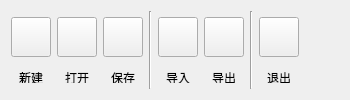
        <widget class="QWidget" name="tab">
         <attribute name="title">
          <string>文件</string>
         </attribute>
         <layout class="QHBoxLayout" name="horizontalLayout_6">
          <item>
           <layout class="QHBoxLayout" name="horizontalLayout_5">
            <item>
             <layout class="QVBoxLayout" name="verticalLayout_11">
              <item>
               <widget class="QPushButton" name="uiNewProjectAction">
                <property name="minimumSize">
                 <size>
                  <width>40</width>
                  <height>40</height>
                 </size>
                </property>
                <property name="maximumSize">
                 <size>
                  <width>40</width>
                  <height>40</height>
                 </size>
                </property>
                <property name="toolTip">
                 <string/>
                </property>
                <property name="statusTip">
                 <string>新建工程</string>
                </property>
                <property name="text">
                 <string/>
                </property>
                <property name="iconSize">
                 <size>
                  <width>35</width>
                  <height>35</height>
                 </size>
                </property>
               </widget>
              </item>
              <item>
               <widget class="QLabel" name="NewProjectAction">
                <property name="minimumSize">
                 <size>
                  <width>40</width>
                  <height>14</height>
                 </size>
                </property>
                <property name="maximumSize">
                 <size>
                  <width>40</width>
                  <height>14</height>
                 </size>
                </property>
                <property name="text">
                 <string>&lt;html&gt;&lt;head/&gt;&lt;body&gt;&lt;p align=&quot;center&quot;&gt;新建&lt;/p&gt;&lt;/body&gt;&lt;/html&gt;</string>
                </property>
               </widget>
              </item>
             </layout>
            </item>
            <item>
             <layout class="QVBoxLayout" name="verticalLayout_23">
              <item>
               <widget class="QPushButton" name="uiOpenProjectAction">
                <property name="minimumSize">
                 <size>
                  <width>40</width>
                  <height>40</height>
                 </size>
                </property>
                <property name="maximumSize">
                 <size>
                  <width>40</width>
                  <height>40</height>
                 </size>
                </property>
                <property name="toolTip">
                 <string/>
                </property>
                <property name="statusTip">
                 <string>打开工程</string>
                </property>
                <property name="text">
                 <string/>
                </property>
                <property name="iconSize">
                 <size>
                  <width>35</width>
                  <height>35</height>
                 </size>
                </property>
               </widget>
              </item>
              <item>
               <widget class="QLabel" name="OpenProjectAction">
                <property name="minimumSize">
                 <size>
                  <width>40</width>
                  <height>14</height>
                 </size>
                </property>
                <property name="maximumSize">
                 <size>
                  <width>40</width>
                  <height>14</height>
                 </size>
                </property>
                <property name="text">
                 <string>&lt;html&gt;&lt;head/&gt;&lt;body&gt;&lt;p align=&quot;center&quot;&gt;打开&lt;/p&gt;&lt;/body&gt;&lt;/html&gt;</string>
                </property>
               </widget>
              </item>
             </layout>
            </item>
            <item>
             <layout class="QVBoxLayout" name="verticalLayout_24">
              <item>
               <widget class="QPushButton" name="uiSaveProjectAsAction">
                <property name="minimumSize">
                 <size>
                  <width>40</width>
                  <height>40</height>
                 </size>
                </property>
                <property name="maximumSize">
                 <size>
                  <width>40</width>
                  <height>40</height>
                 </size>
                </property>
                <property name="toolTip">
                 <string/>
                </property>
                <property name="statusTip">
                 <string>保存工程</string>
                </property>
                <property name="text">
                 <string/>
                </property>
                <property name="iconSize">
                 <size>
                  <width>35</width>
                  <height>35</height>
                 </size>
                </property>
               </widget>
              </item>
              <item>
               <widget class="QLabel" name="SaveProjectAsAction">
                <property name="minimumSize">
                 <size>
                  <width>40</width>
                  <height>14</height>
                 </size>
                </property>
                <property name="maximumSize">
                 <size>
                  <width>40</width>
                  <height>14</height>
                 </size>
                </property>
                <property name="text">
                 <string>&lt;html&gt;&lt;head/&gt;&lt;body&gt;&lt;p align=&quot;center&quot;&gt;保存&lt;/p&gt;&lt;/body&gt;&lt;/html&gt;</string>
                </property>
               </widget>
              </item>
             </layout>
            </item>
            <item>
             <layout class="QVBoxLayout" name="verticalLayout_25"/>
            </item>
            <item>
             <widget class="Line" name="line_4">
              <property name="orientation">
               <enum>Qt::Vertical</enum>
              </property>
             </widget>
            </item>
            <item>
             <layout class="QVBoxLayout" name="verticalLayout_26">
              <item>
               <widget class="QPushButton" name="uiImportProjectAction">
                <property name="minimumSize">
                 <size>
                  <width>40</width>
                  <height>40</height>
                 </size>
                </property>
                <property name="maximumSize">
                 <size>
                  <width>40</width>
                  <height>40</height>
                 </size>
                </property>
                <property name="toolTip">
                 <string/>
                </property>
                <property name="statusTip">
                 <string>导入设备</string>
                </property>
                <property name="text">
                 <string/>
                </property>
                <property name="iconSize">
                 <size>
                  <width>35</width>
                  <height>35</height>
                 </size>
                </property>
               </widget>
              </item>
              <item>
               <widget class="QLabel" name="ImportProjectAction">
                <property name="minimumSize">
                 <size>
                  <width>40</width>
                  <height>14</height>
                 </size>
                </property>
                <property name="maximumSize">
                 <size>
                  <width>40</width>
                  <height>14</height>
                 </size>
                </property>
                <property name="text">
                 <string>&lt;html&gt;&lt;head/&gt;&lt;body&gt;&lt;p align=&quot;center&quot;&gt;导入&lt;/p&gt;&lt;/body&gt;&lt;/html&gt;</string>
                </property>
               </widget>
              </item>
             </layout>
            </item>
            <item>
             <layout class="QVBoxLayout" name="verticalLayout_27">
              <item>
               <widget class="QPushButton" name="uiExportProjectAction">
                <property name="minimumSize">
                 <size>
                  <width>40</width>
                  <height>40</height>
                 </size>
                </property>
                <property name="maximumSize">
                 <size>
                  <width>40</width>
                  <height>40</height>
                 </size>
                </property>
                <property name="toolTip">
                 <string/>
                </property>
                <property name="statusTip">
                 <string>导出设备</string>
                </property>
                <property name="text">
                 <string/>
                </property>
                <property name="iconSize">
                 <size>
                  <width>35</width>
                  <height>35</height>
                 </size>
                </property>
               </widget>
              </item>
              <item>
               <widget class="QLabel" name="ExportProjectAction">
                <property name="minimumSize">
                 <size>
                  <width>40</width>
                  <height>14</height>
                 </size>
                </property>
                <property name="maximumSize">
                 <size>
                  <width>40</width>
                  <height>14</height>
                 </size>
                </property>
                <property name="text">
                 <string>&lt;html&gt;&lt;head/&gt;&lt;body&gt;&lt;p align=&quot;center&quot;&gt;导出&lt;/p&gt;&lt;/body&gt;&lt;/html&gt;</string>
                </property>
               </widget>
              </item>
             </layout>
            </item>
            <item>
             <widget class="Line" name="line_5">
              <property name="orientation">
               <enum>Qt::Vertical</enum>
              </property>
             </widget>
            </item>
            <item>
             <layout class="QVBoxLayout" name="verticalLayout_28">
              <item>
               <widget class="QPushButton" name="uiQuitAction">
                <property name="minimumSize">
                 <size>
                  <width>40</width>
                  <height>40</height>
                 </size>
                </property>
                <property name="maximumSize">
                 <size>
                  <width>40</width>
                  <height>40</height>
                 </size>
                </property>
                <property name="toolTip">
                 <string/>
                </property>
                <property name="statusTip">
                 <string>退出程序</string>
                </property>
                <property name="text">
                 <string/>
                </property>
                <property name="iconSize">
                 <size>
                  <width>35</width>
                  <height>35</height>
                 </size>
                </property>
               </widget>
              </item>
              <item>
               <widget class="QLabel" name="QuitAction">
                <property name="minimumSize">
                 <size>
                  <width>40</width>
                  <height>14</height>
                 </size>
                </property>
                <property name="maximumSize">
                 <size>
                  <width>40</width>
                  <height>14</height>
                 </size>
                </property>
                <property name="text">
                 <string>&lt;html&gt;&lt;head/&gt;&lt;body&gt;&lt;p align=&quot;center&quot;&gt;退出&lt;/p&gt;&lt;/body&gt;&lt;/html&gt;</string>
                </property>
               </widget>
              </item>
             </layout>
            </item>
            <item>
             <spacer name="horizontalSpacer_2">
              <property name="orientation">
               <enum>Qt::Horizontal</enum>
              </property>
              <property name="sizeHint" stdset="0">
               <size>
                <width>40</width>
                <height>20</height>
               </size>
              </property>
             </spacer>
            </item>
           </layout>
          </item>
         </layout>
        </widget>
